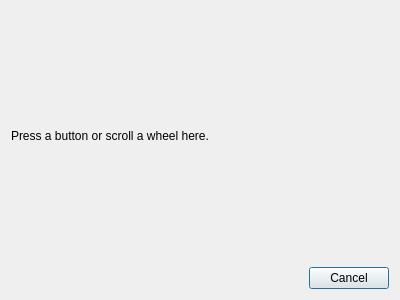
<ui version="4.0" >
 <class>MouseInput</class>
 <widget class="QDialog" name="MouseInput" >
  <property name="windowModality" >
   <enum>Qt::WindowModal</enum>
  </property>
  <property name="geometry" >
   <rect>
    <x>0</x>
    <y>0</y>
    <width>400</width>
    <height>300</height>
   </rect>
  </property>
  <property name="windowTitle" >
   <string>Dialog</string>
  </property>
  <layout class="QVBoxLayout" name="verticalLayout" >
   <item>
    <widget class="QLabel" name="inputLabel" >
     <property name="text" >
      <string>Press a button or scroll a wheel here.</string>
     </property>
    </widget>
   </item>
   <item>
    <widget class="QDialogButtonBox" name="buttonBox" >
     <property name="standardButtons" >
      <set>QDialogButtonBox::Cancel</set>
     </property>
     <property name="centerButtons" >
      <bool>false</bool>
     </property>
    </widget>
   </item>
  </layout>
 </widget>
 <resources/>
 <connections>
  <connection>
   <sender>buttonBox</sender>
   <signal>rejected()</signal>
   <receiver>MouseInput</receiver>
   <slot>reject()</slot>
   <hints>
    <hint type="sourcelabel" >
     <x>199</x>
     <y>272</y>
    </hint>
    <hint type="destinationlabel" >
     <x>199</x>
     <y>149</y>
    </hint>
   </hints>
  </connection>
 </connections>
</ui>
